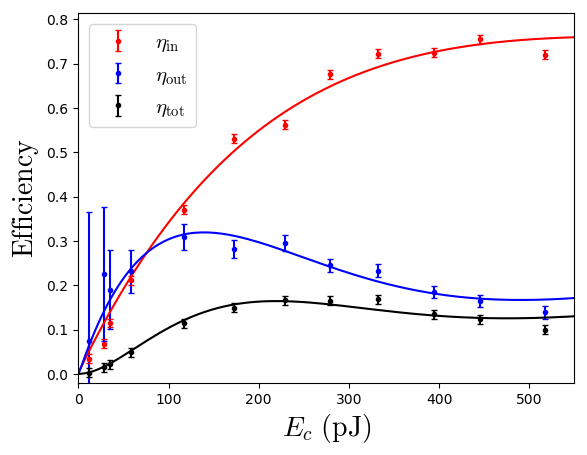

Reproduce this figure in Python.
# -*- coding: utf-8 -*-
# ***********************************************************************
#       Copyright (C) 2016 - 2017 Oscar Gerardo Lazo Arjona             *
#              <[email redacted]>                      *
# ***********************************************************************
r"""This example fits parameters to measured efficiencies.

We have a series of efficiencies measured for different control pulse
energies. We fit the electric dipole matrix elements and the position where
the signal and control pulses meet.
"""

from matplotlib import pyplot as plt
from scipy.constants import physical_constants, c
import numpy as np
from multiprocessing import Pool, cpu_count
from scipy.optimize import minimize
from time import time

from quantum_memories.misc import set_parameters_ladder, Measurement
from quantum_memories.orca import efficiencies_r1r2t0w
from quantum_memories.orca import efficiencies_t0wenergies
from quantum_memories.settings_ladder import optimize


def chi2(xx):
    r"""Get the sum of squared residues for the fit of the efficiencies.

    This is the objective function of the minimization process.
    """
    t0 = time()
    eff_in = np.zeros(len(energies))
    eff_out = np.zeros(len(energies))
    eff = np.zeros(len(energies))

    # We create the parallel processes.
    pool = Pool(processes=Nprocs)
    # We calculate the efficiencies in parallel.
    procs = [pool.apply_async(efficiencies_r1r2t0w,
                              [energies[i], xx, explicit_decoherence, str(i)])
             for i in range(len(energies))]

    # We get the results.
    aux = [procs[i].get() for i in range(len(energies))]
    pool.close()
    pool.join()

    # We save the results with more convenient names.
    for i in range(len(energies)):
        eff_in[i], eff_out[i], eff[i] = aux[i]

    # We calculate the sum of squared residues.
    chi22 = 0.0
    chi22 += sum([(eff_meas[i]-eff[i])**2 for i in range(len(energies))])
    chi22 += sum([(eff_out_meas[i]-eff_out[i])**2
                 for i in range(len(energies))])
    chi22 += sum([(eff_in_meas[i]-eff_in[i])**2 for i in range(len(energies))])

    # We plot the measured efficiencies.
    plt.errorbar(energies*1e12, eff_in_meas, yerr=0.01,
                 fmt="ro", ms=3, capsize=2, label=r"$\eta_{\mathrm{in}}$")
    plt.errorbar(energies*1e12, eff_out_meas, yerr=error_out,
                 fmt="bo", ms=3, capsize=2, label=r"$\eta_{\mathrm{out}}$")
    plt.errorbar(energies*1e12, eff_meas, yerr=0.01,
                 fmt="ko", ms=3, capsize=2, label=r"$\eta_{\mathrm{tot}}$")

    # We plot the calculated efficiencies.
    plt.plot(energies*1e12, eff_in, "r-")
    plt.plot(energies*1e12, eff_out, "b-")
    plt.plot(energies*1e12, eff, "k-")

    plt.ylim([-0.02, None])
    plt.xlabel(r"$E_c \ \mathrm{(pJ)}$", fontsize=20)
    plt.ylabel(r"$\mathrm{Efficiency}$", fontsize=20)
    plt.legend(fontsize=15, loc=2)

    plt.savefig("efficiencies.png", bbox_inches="tight")
    plt.close("all")

    print xx, chi22, time() - t0
    return chi22


# We set the default parameters, taken from settings.py.
default_params = set_parameters_ladder()
if __name__ == '__main__':

    Nprocs = cpu_count()

    a0 = physical_constants["Bohr radius"][0]

    # These are the control powers in Watts.
    powers = [0.0919800, 0.0700700, 0.0495500, 0.0306500, 0.0104100,
              0.0050300, 0.0020800, 0.0062800, 0.0208700, 0.0407100,
              0.0590500, 0.0791000]
    # The measured in-efficiencies.
    eff_in_meas = [0.720255, 0.724511, 0.675580, 0.530461, 0.211418,
                   0.067589, 0.034490, 0.114708, 0.370442, 0.562352,
                   0.722136, 0.754702]
    eff_in_meas = [0.720255, 0.724511, 0.675580, 0.530461, 0.211418,
                   0.067589, 0.034490, 0.114708, 0.370442, 0.562352,
                   0.722136, 0.754702]

    # The measured total efficiencies.
    eff_meas = [0.0999324, 0.1341076, 0.1653211, 0.1491960, 0.0489706,
                0.0152489, 0.0025864, 0.0217840, 0.1143661, 0.1662100,
                0.1680261, 0.1234118]

    # We sort things properly:
    aux = map(None, powers, eff_meas, eff_in_meas)
    aux = sorted(aux)

    powers = np.array([it[0] for it in aux])
    eff_meas = np.array([it[1] for it in aux])
    eff_in_meas = np.array([it[2] for it in aux])
    eff_out_meas = eff_meas/eff_in_meas

    # We calculate the error bars for the readout efficiency.
    error_out = []
    for i in range(len(eff_meas)):
        dati = Measurement(eff_meas[i], 0.01)
        dat_ini = Measurement(eff_in_meas[i], 0.01)
        dat_outi = dati/dat_ini
        error_out += [dat_outi.sigma]

    rep_rate = 160e6
    energies = powers/rep_rate*9/10.0

    # We set the default parameters, taken from settings.py.
    explicit_decoherence = np.exp(-(3.5/5.4)**2)

    # The default errors for r1, r2, and t0w. The first two are the fractions
    # of the initial guesses for r1, r2 that are to be used, and the third is
    # the correction to t0w in ns.
    # These are the fits for the experiments with the coherent pulses.
    x14 = [0.23765377, 0.78910769, -0.32736357]
    # x14 = [0.23695544, 0.7606034, -0.35714997]
    # x14 = [0.25088347, 0.73943283, -0.43628541]
    # x14 = [0.23382219, 0.81674232, -0.41974531]
    x14 = [0.23380502, 0.81678002, -0.41974288]
    x14 = [0.23543177, 0.81360687, -0.420853]  # A nice one! 0.0201248140575

    if optimize:
        result = minimize(chi2, x14, method="Nelder-Mead",
                          options={"maxfev": 100})
        print result
        x14 = result.x
    else:
        err = chi2(x14)
        print "The error is", err

    tss = x14[2]*1e-9
    print "For the coherent pulses experiment:"
    print "The fitted values are:"
    print "r1:", x14[0]*default_params["r1"]/a0, "Bohr radii"
    print "r2:", x14[1]*default_params["r2"]/a0, "Bohr radii"
    print "t0w - t0s:",
    print tss*1e9, "ns"
    print "overlap at:", tss/2.0*c/2.0*1e2,
    print "cm from the center of the cell."

    #########################################################################
    # We create a continuous plot.
    energies_cont = np.linspace(0.0, 550e-12, 150)
    eff_in = np.zeros(len(energies_cont))
    eff_out = np.zeros(len(energies_cont))
    eff = np.zeros(len(energies_cont))

    # We create the parallel processes.
    pool = Pool(processes=Nprocs)
    # We calculate the efficiencies in parallel.
    procs = [pool.apply_async(efficiencies_r1r2t0w,
                              [energies_cont[i], x14, explicit_decoherence])
             for i in range(len(energies_cont))]

    # We get the results.
    aux = [procs[i].get() for i in range(len(energies_cont))]
    pool.close()
    pool.join()

    # We save the results with more convenient names.
    for i in range(len(energies_cont)):
        eff_in[i], eff_out[i], eff[i] = aux[i]

    # We plot the measured efficiencies.
    plt.errorbar(energies*1e12, eff_in_meas, yerr=0.01,
                 fmt="ro", ms=3, capsize=2, label=r"$\eta_{\mathrm{in}}$")
    plt.errorbar(energies*1e12, eff_out_meas, yerr=error_out,
                 fmt="bo", ms=3, capsize=2, label=r"$\eta_{\mathrm{out}}$")
    plt.errorbar(energies*1e12, eff_meas, yerr=0.01,
                 fmt="ko", ms=3, capsize=2, label=r"$\eta_{\mathrm{tot}}$")

    # We plot the calculated efficiencies.
    plt.plot(energies_cont*1e12, eff_in, "r-")
    plt.plot(energies_cont*1e12, eff_out, "b-")
    plt.plot(energies_cont*1e12, eff, "k-")

    plt.ylim([-0.02, None])
    plt.xlim([energies_cont[0]*1e12, energies_cont[-1]*1e12])

    plt.xlabel(r"$E_c \ \mathrm{(pJ)}$", fontsize=20)
    plt.ylabel(r"$\mathrm{Efficiency}$", fontsize=20)
    plt.legend(fontsize=15, loc=2)

    plt.savefig("control_energies.png", bbox_inches="tight")
    plt.savefig("control_energies.pdf", bbox_inches="tight")
    plt.close("all")

    ###########################################################################
    # We use the fitted values to the efficiencies at
    # different meeting points
    ewrite = 210e-12  # Joules
    eread = 970e-12  # Joules

    smin = -0.8; smax = -smin  # -0.19
    sleft = -0.38; sright = -0.35
    Ns = 39
    s = np.linspace(smin, smax, Ns)

    eta_in = np.zeros(Ns)
    eta_out = np.zeros(Ns)
    eta_tot = np.zeros(Ns)

    # We create the parallel processes.
    pool = Pool(processes=Nprocs)
    # We calculate the efficiencies in parallel.

    procs = [pool.apply_async(efficiencies_t0wenergies,
                              [[s[i], ewrite, eread], explicit_decoherence])
             for i in range(Ns)]

    # We get the results.
    aux = [procs[i].get() for i in range(Ns)]
    pool.close()
    pool.join()

    for i in range(Ns): eta_in[i], eta_out[i], eta_tot[i] = aux[i]

    #############################################
    # Let us plot this.
    fig = plt.figure()
    ax1 = fig.add_subplot(111)

    ax1.plot(s, eta_in, "r:",
             label=r"$\mathrm{Theory} \ \eta_{\mathrm{in }}$")
    ax1.plot(s, eta_out, "b:",
             label=r"$\mathrm{Theory} \ \eta_{\mathrm{out}}$")
    ax1.plot(s, eta_tot, "k:",
             label=r"$\mathrm{Theory} \ \eta_{\mathrm{tot}}$")
    ax1.legend(fontsize=15, loc=1)

    ax1.plot([sleft, sleft], [0, 0.8], color="green", alpha=0.5)
    ax1.plot([sright, sright], [0, 0.8], color="green", alpha=0.5)

    eta_in_ind_phot = 0.685
    eta_tot_ind_phot = 0.15
    eta_out_ind_phot = eta_tot_ind_phot/eta_in_ind_phot

    error_in = 0.019
    error_tot = 0.019
    error_out = (Measurement(eta_tot_ind_phot, error_tot) /
                 Measurement(eta_in_ind_phot, error_in)).sigma

    ax1.fill_between(s, eta_in_ind_phot-error_in, eta_in_ind_phot+error_in,
                     facecolor='red', alpha=0.5)
    ax1.fill_between(s, eta_out_ind_phot-error_out, eta_out_ind_phot+error_out,
                     facecolor='blue', alpha=0.5)
    ax1.fill_between(s, eta_tot_ind_phot-error_tot, eta_tot_ind_phot+error_tot,
                     facecolor='black', alpha=0.5)

    ax1.plot(s, [eta_in_ind_phot]*Ns, "r")
    ax1.plot(s, [eta_out_ind_phot]*Ns, "b")
    ax1.plot(s, [eta_tot_ind_phot]*Ns, "k")

    ax1.set_xlabel(r"$t_{\mathrm{w0}} -t_{\mathrm{s0}} \ \mathrm{(ns)}$",
                   fontsize=20)
    ax1.set_ylabel(r"$\mathrm{Efficiency}$", fontsize=20)
    ax1.set_xlim([smin, smax])
    ax1.set_ylim([0, None])

    ax2 = ax1.twiny()

    def tick_function(X):
        """Return the tick values in space."""
        V = c*X*1e-9/2.0*100

        return [str(z) for z in V]

    x2_ticks = [-12.0, -5.5, -5.0, -4.5, -4.0, -3.5, -3.0]
    x2_ticks = range(-12, 13, 2)
    new_tick_locations = np.array([i/c/1e-9*2/100 for i in x2_ticks])
    ax2.set_xlim(ax1.get_xlim())
    ax2.set_xticks(new_tick_locations)
    ax2.set_xticklabels(tick_function(new_tick_locations))
    ax2.set_xlabel(r"$\mathrm{Overlap \ point \ (cm)}$", fontsize=20)

    plt.savefig("delay_dependence.png", bbox_inches="tight")
    plt.savefig("delay_dependence.pdf", bbox_inches="tight")
    plt.close("all")
    ##############################################

    print
    print "For the coherent pulses experiment:"
    print "The fitted values are:"
    print "r1:", x14[0]*default_params["r1"]/a0, "Bohr radii"
    print "r2:", x14[1]*default_params["r2"]/a0, "Bohr radii"
    print "t0w - t0s:", (sleft+sright)/2.0, "ns"
    print "overlap at:", (sleft+sright)*1e-9/2.0*c/2.0*1e2,
    print "cm from the center of the cell."
